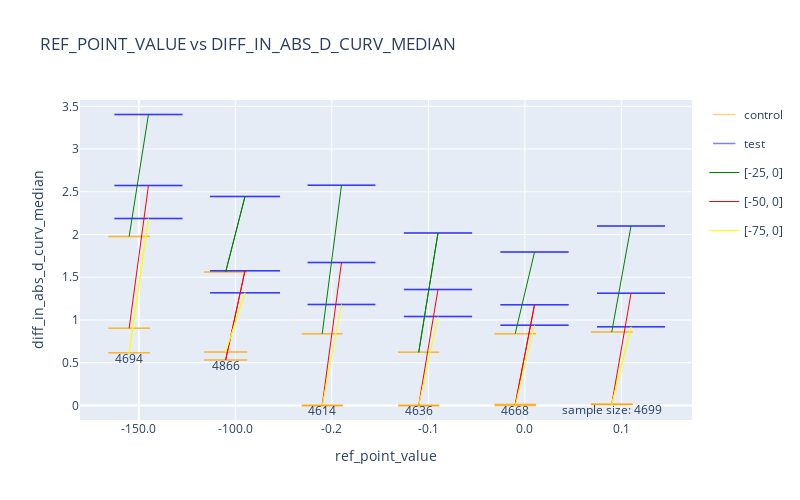

Here is the notebook cell this chart was saved with:
### Markdown cell above
#### normal

### Code cell
ps.plot_curv_in_overall_median_info()

### Figure 1 — Plotly figure (JSON) as saved in the notebook; plotly's stock layout.template omitted (floating-point values rounded to 4 significant figures)
{"data": [{"customdata": [["control", 4694, "[-25, 0]"], ["control", 4694, "[-25, 0]"], ["control", 4694, "[-50, 0]"], ["control", 4694, "[-50, 0]"], ["control", 4694, "[-75, 0]"], ["control", 4694, "[-75, 0]"], ["control", 4866, "[-25, 0]"], ["control", 4866, "[-25, 0]"], ["control", 4866, "[-50, 0]"], ["control", 4866, "[-50, 0]"], ["control", 4866, "[-75, 0]"], ["control", 4866, "[-75, 0]"], ["control", 4614, "[-25, 0]"], ["control", 4614, "[-25, 0]"], ["control", 4614, "[-50, 0]"], ["control", 4614, "[-50, 0]"], ["control", 4614, "[-75, 0]"], ["control", 4614, "[-75, 0]"], ["control", 4636, "[-25, 0]"], ["control", 4636, "[-25, 0]"], ["control", 4636, "[-50, 0]"], ["control", 4636, "[-50, 0]"], ["control", 4636, "[-75, 0]"], ["control", 4636, "[-75, 0]"], ["control", 4668, "[-25, 0]"], ["control", 4668, "[-25, 0]"], ["control", 4668, "[-50, 0]"], ["control", 4668, "[-50, 0]"], ["control", 4668, "[-75, 0]"], ["control", 4668, "[-75, 0]"], ["control", 4699, "[-25, 0]"], ["control", 4699, "[-25, 0]"], ["control", 4699, "[-50, 0]"], ["control", 4699, "[-50, 0]"], ["control", 4699, "[-75, 0]"], ["control", 4699, "[-75, 0]"], ["control", 4661, "[-25, 0]"], ["control", 4661, "[-25, 0]"], ["control", 4661, "[-50, 0]"], ["control", 4661, "[-50, 0]"], ["control", 4661, "[-75, 0]"], ["control", 4661, "[-75, 0]"]], "hovertemplate": "%{customdata[0]} <br>diff_in_abs_d_curv_median: %{y}<br>sample_size: %{customdata[1]:d}<br>curv_traj_window_before_stop: %{customdata[2]}<br><extra></extra>", "line": {"color": "orange", "width": 1.5}, "marker": {"color": "black", "line": {"width": 1.5}, "opacity": 0.5, "size": [29.7, 29.7, 29.7, 29.7, 29.7, 29.7, 30.79, 30.79, 30.79, 30.79, 30.79, 30.79, 29.19, 29.19, 29.19, 29.19, 29.19, 29.19, 29.33, 29.33, 29.33, 29.33, 29.33, 29.33, 29.53, 29.53, 29.53, 29.53, 29.53, 29.53, 29.73, 29.73, 29.73, 29.73, 29.73, 29.73, 29.49, 29.49, 29.49, 29.49, 29.49, 29.49], "symbol": "line-ew"}, "mode": "markers", "name": "control", "showlegend": true, "type": "scatter", "x": [-0.1, -0.1, -0.1, -0.1, -0.1, -0.1, 0.9, 0.9, 0.9, 0.9, 0.9, 0.9, 1.9, 1.9, 1.9, 1.9, 1.9, 1.9, 2.9, 2.9, 2.9, 2.9, 2.9, 2.9, 3.9, 3.9, 3.9, 3.9, 3.9, 3.9, 4.9, 4.9, 4.9, 4.9, 4.9, 4.9, NaN, NaN, NaN, NaN, NaN, NaN], "y": [1.978, 1.978, 0.904, 0.904, 0.6155, 0.6155, 1.562, 1.562, 0.5325, 0.5325, 0.6268, 0.6268, 0.8377, 0.8377, 0.0, 0.0, 0.0, 0.0, 0.6216, 0.6216, 0.0, 0.0, 0.0, 0.0, 0.8404, 0.8404, 0.01146, 0.01146, 0.0, 0.0, 0.8592, 0.8592, 0.01416, 0.01416, 0.01146, 0.01146, 1.141, 1.141, 0.3294, 0.3294, 0.01146, 0.01146]}, {"customdata": [["test", 7683, "[-25, 0]"], ["test", 7683, "[-25, 0]"], ["test", 7683, "[-50, 0]"], ["test", 7683, "[-50, 0]"], ["test", 7683, "[-75, 0]"], ["test", 7683, "[-75, 0]"], ["test", 7903, "[-25, 0]"], ["test", 7903, "[-25, 0]"], ["test", 7903, "[-50, 0]"], ["test", 7903, "[-50, 0]"], ["test", 7903, "[-75, 0]"], ["test", 7903, "[-75, 0]"], ["test", 7651, "[-25, 0]"], ["test", 7651, "[-25, 0]"], ["test", 7651, "[-50, 0]"], ["test", 7651, "[-50, 0]"], ["test", 7651, "[-75, 0]"], ["test", 7651, "[-75, 0]"], ["test", 7702, "[-25, 0]"], ["test", 7702, "[-25, 0]"], ["test", 7702, "[-50, 0]"], ["test", 7702, "[-50, 0]"], ["test", 7702, "[-75, 0]"], ["test", 7702, "[-75, 0]"], ["test", 7701, "[-25, 0]"], ["test", 7701, "[-25, 0]"], ["test", 7701, "[-50, 0]"], ["test", 7701, "[-50, 0]"], ["test", 7701, "[-75, 0]"], ["test", 7701, "[-75, 0]"], ["test", 7678, "[-25, 0]"], ["test", 7678, "[-25, 0]"], ["test", 7678, "[-50, 0]"], ["test", 7678, "[-50, 0]"], ["test", 7678, "[-75, 0]"], ["test", 7678, "[-75, 0]"], ["test", 7587, "[-25, 0]"], ["test", 7587, "[-25, 0]"], ["test", 7587, "[-50, 0]"], ["test", 7587, "[-50, 0]"], ["test", 7587, "[-75, 0]"], ["test", 7587, "[-75, 0]"]], "hovertemplate": "%{customdata[0]} <br>diff_in_abs_d_curv_median: %{y}<br>sample_size: %{customdata[1]:d}<br>curv_traj_window_before_stop: %{customdata[2]}<br><extra></extra>", "line": {"color": "blue", "width": 1.5}, "marker": {"color": "black", "line": {"width": 1.5}, "opacity": 0.5, "size": [48.61, 48.61, 48.61, 48.61, 48.61, 48.61, 50.0, 50.0, 50.0, 50.0, 50.0, 50.0, 48.41, 48.41, 48.41, 48.41, 48.41, 48.41, 48.73, 48.73, 48.73, 48.73, 48.73, 48.73, 48.72, 48.72, 48.72, 48.72, 48.72, 48.72, 48.58, 48.58, 48.58, 48.58, 48.58, 48.58, 48.0, 48.0, 48.0, 48.0, 48.0, 48.0], "symbol": "line-ew"}, "mode": "markers", "name": "test", "showlegend": true, "type": "scatter", "x": [0.1, 0.1, 0.1, 0.1, 0.1, 0.1, 1.1, 1.1, 1.1, 1.1, 1.1, 1.1, 2.1, 2.1, 2.1, 2.1, 2.1, 2.1, 3.1, 3.1, 3.1, 3.1, 3.1, 3.1, 4.1, 4.1, 4.1, 4.1, 4.1, 4.1, 5.1, 5.1, 5.1, 5.1, 5.1, 5.1, NaN, NaN, NaN, NaN, NaN, NaN], "y": [3.404, 3.404, 2.574, 2.574, 2.186, 2.186, 2.444, 2.444, 1.577, 1.577, 1.319, 1.319, 2.576, 2.576, 1.673, 1.673, 1.182, 1.182, 2.019, 2.019, 1.358, 1.358, 1.04, 1.04, 1.794, 1.794, 1.178, 1.178, 0.9374, 0.9374, 2.101, 2.101, 1.313, 1.313, 0.9198, 0.9198, 2.319, 2.319, 1.276, 1.276, 0.7431, 0.7431]}, {"customdata": [["control", 4694, "[-25, 0]"], ["test", 7683, "[-25, 0]"], ["control", 4694, "[-25, 0]"], ["test", 7683, "[-25, 0]"]], "hovertemplate": "%{customdata[0]} <br>diff_in_abs_d_curv_median: %{y}<br>sample_size: %{customdata[1]:d}<br>curv_traj_window_before_stop: %{customdata[2]}<br><extra></extra>", "legendgroup": "green", "line": {"color": "green", "dash": "solid", "width": 1}, "marker": {"color": "green", "opacity": 0.5, "size": 10, "symbol": "line-ew"}, "mode": "markers+lines", "name": "[-25, 0]", "showlegend": false, "type": "scatter", "x": [-0.1, 0.1, -0.1, 0.1], "y": [1.978, 3.404, 1.978, 3.404]}, {"customdata": [["test", 7683, "[-50, 0]"], ["control", 4694, "[-50, 0]"], ["test", 7683, "[-50, 0]"], ["control", 4694, "[-50, 0]"]], "hovertemplate": "%{customdata[0]} <br>diff_in_abs_d_curv_median: %{y}<br>sample_size: %{customdata[1]:d}<br>curv_traj_window_before_stop: %{customdata[2]}<br><extra></extra>", "legendgroup": "red", "line": {"color": "red", "dash": "solid", "width": 1}, "marker": {"color": "red", "opacity": 0.5, "size": 10, "symbol": "line-ew"}, "mode": "markers+lines", "name": "[-50, 0]", "showlegend": false, "type": "scatter", "x": [0.1, -0.1, 0.1, -0.1], "y": [2.574, 0.904, 2.574, 0.904]}, {"customdata": [["control", 4694, "[-75, 0]"], ["test", 7683, "[-75, 0]"], ["test", 7683, "[-75, 0]"], ["control", 4694, "[-75, 0]"]], "hovertemplate": "%{customdata[0]} <br>diff_in_abs_d_curv_median: %{y}<br>sample_size: %{customdata[1]:d}<br>curv_traj_window_before_stop: %{customdata[2]}<br><extra></extra>", "legendgroup": "yellow", "line": {"color": "yellow", "dash": "solid", "width": 1}, "marker": {"color": "yellow", "opacity": 0.5, "size": 10, "symbol": "line-ew"}, "mode": "markers+lines", "name": "[-75, 0]", "showlegend": false, "type": "scatter", "x": [-0.1, 0.1, 0.1, -0.1], "y": [0.6155, 2.186, 2.186, 0.6155]}, {"customdata": [["test", 7903, "[-25, 0]"], ["control", 4866, "[-25, 0]"], ["control", 4866, "[-25, 0]"], ["test", 7903, "[-25, 0]"]], "hovertemplate": "%{customdata[0]} <br>diff_in_abs_d_curv_median: %{y}<br>sample_size: %{customdata[1]:d}<br>curv_traj_window_before_stop: %{customdata[2]}<br><extra></extra>", "legendgroup": "green", "line": {"color": "green", "dash": "solid", "width": 1}, "marker": {"color": "green", "opacity": 0.5, "size": 10, "symbol": "line-ew"}, "mode": "markers+lines", "name": "[-25, 0]", "showlegend": false, "type": "scatter", "x": [1.1, 0.9, 0.9, 1.1], "y": [2.444, 1.562, 1.562, 2.444]}, {"customdata": [["test", 7903, "[-50, 0]"], ["control", 4866, "[-50, 0]"], ["control", 4866, "[-50, 0]"], ["test", 7903, "[-50, 0]"]], "hovertemplate": "%{customdata[0]} <br>diff_in_abs_d_curv_median: %{y}<br>sample_size: %{customdata[1]:d}<br>curv_traj_window_before_stop: %{customdata[2]}<br><extra></extra>", "legendgroup": "red", "line": {"color": "red", "dash": "solid", "width": 1}, "marker": {"color": "red", "opacity": 0.5, "size": 10, "symbol": "line-ew"}, "mode": "markers+lines", "name": "[-50, 0]", "showlegend": false, "type": "scatter", "x": [1.1, 0.9, 0.9, 1.1], "y": [1.577, 0.5325, 0.5325, 1.577]}, {"customdata": [["control", 4866, "[-75, 0]"], ["test", 7903, "[-75, 0]"], ["test", 7903, "[-75, 0]"], ["control", 4866, "[-75, 0]"]], "hovertemplate": "%{customdata[0]} <br>diff_in_abs_d_curv_median: %{y}<br>sample_size: %{customdata[1]:d}<br>curv_traj_window_before_stop: %{customdata[2]}<br><extra></extra>", "legendgroup": "yellow", "line": {"color": "yellow", "dash": "solid", "width": 1}, "marker": {"color": "yellow", "opacity": 0.5, "size": 10, "symbol": "line-ew"}, "mode": "markers+lines", "name": "[-75, 0]", "showlegend": false, "type": "scatter", "x": [0.9, 1.1, 1.1, 0.9], "y": [0.6268, 1.319, 1.319, 0.6268]}, {"customdata": [["control", 4614, "[-25, 0]"], ["control", 4614, "[-25, 0]"], ["test", 7651, "[-25, 0]"], ["test", 7651, "[-25, 0]"]], "hovertemplate": "%{customdata[0]} <br>diff_in_abs_d_curv_median: %{y}<br>sample_size: %{customdata[1]:d}<br>curv_traj_window_before_stop: %{customdata[2]}<br><extra></extra>", "legendgroup": "green", "line": {"color": "green", "dash": "solid", "width": 1}, "marker": {"color": "green", "opacity": 0.5, "size": 10, "symbol": "line-ew"}, "mode": "markers+lines", "name": "[-25, 0]", "showlegend": false, "type": "scatter", "x": [1.9, 1.9, 2.1, 2.1], "y": [0.8377, 0.8377, 2.576, 2.576]}, {"customdata": [["control", 4614, "[-50, 0]"], ["test", 7651, "[-50, 0]"], ["control", 4614, "[-50, 0]"], ["test", 7651, "[-50, 0]"]], "hovertemplate": "%{customdata[0]} <br>diff_in_abs_d_curv_median: %{y}<br>sample_size: %{customdata[1]:d}<br>curv_traj_window_before_stop: %{customdata[2]}<br><extra></extra>", "legendgroup": "red", "line": {"color": "red", "dash": "solid", "width": 1}, "marker": {"color": "red", "opacity": 0.5, "size": 10, "symbol": "line-ew"}, "mode": "markers+lines", "name": "[-50, 0]", "showlegend": false, "type": "scatter", "x": [1.9, 2.1, 1.9, 2.1], "y": [0.0, 1.673, 0.0, 1.673]}, {"customdata": [["test", 7651, "[-75, 0]"], ["control", 4614, "[-75, 0]"], ["test", 7651, "[-75, 0]"], ["control", 4614, "[-75, 0]"]], "hovertemplate": "%{customdata[0]} <br>diff_in_abs_d_curv_median: %{y}<br>sample_size: %{customdata[1]:d}<br>curv_traj_window_before_stop: %{customdata[2]}<br><extra></extra>", "legendgroup": "yellow", "line": {"color": "yellow", "dash": "solid", "width": 1}, "marker": {"color": "yellow", "opacity": 0.5, "size": 10, "symbol": "line-ew"}, "mode": "markers+lines", "name": "[-75, 0]", "showlegend": false, "type": "scatter", "x": [2.1, 1.9, 2.1, 1.9], "y": [1.182, 0.0, 1.182, 0.0]}, {"customdata": [["test", 7702, "[-25, 0]"], ["control", 4636, "[-25, 0]"], ["control", 4636, "[-25, 0]"], ["test", 7702, "[-25, 0]"]], "hovertemplate": "%{customdata[0]} <br>diff_in_abs_d_curv_median: %{y}<br>sample_size: %{customdata[1]:d}<br>curv_traj_window_before_stop: %{customdata[2]}<br><extra></extra>", "legendgroup": "green", "line": {"color": "green", "dash": "solid", "width": 1}, "marker": {"color": "green", "opacity": 0.5, "size": 10, "symbol": "line-ew"}, "mode": "markers+lines", "name": "[-25, 0]", "showlegend": false, "type": "scatter", "x": [3.1, 2.9, 2.9, 3.1], "y": [2.019, 0.6216, 0.6216, 2.019]}, {"customdata": [["test", 7702, "[-50, 0]"], ["control", 4636, "[-50, 0]"], ["test", 7702, "[-50, 0]"], ["control", 4636, "[-50, 0]"]], "hovertemplate": "%{customdata[0]} <br>diff_in_abs_d_curv_median: %{y}<br>sample_size: %{customdata[1]:d}<br>curv_traj_window_before_stop: %{customdata[2]}<br><extra></extra>", "legendgroup": "red", "line": {"color": "red", "dash": "solid", "width": 1}, "marker": {"color": "red", "opacity": 0.5, "size": 10, "symbol": "line-ew"}, "mode": "markers+lines", "name": "[-50, 0]", "showlegend": false, "type": "scatter", "x": [3.1, 2.9, 3.1, 2.9], "y": [1.358, 0.0, 1.358, 0.0]}, {"customdata": [["control", 4636, "[-75, 0]"], ["test", 7702, "[-75, 0]"], ["control", 4636, "[-75, 0]"], ["test", 7702, "[-75, 0]"]], "hovertemplate": "%{customdata[0]} <br>diff_in_abs_d_curv_median: %{y}<br>sample_size: %{customdata[1]:d}<br>curv_traj_window_before_stop: %{customdata[2]}<br><extra></extra>", "legendgroup": "yellow", "line": {"color": "yellow", "dash": "solid", "width": 1}, "marker": {"color": "yellow", "opacity": 0.5, "size": 10, "symbol": "line-ew"}, "mode": "markers+lines", "name": "[-75, 0]", "showlegend": false, "type": "scatter", "x": [2.9, 3.1, 2.9, 3.1], "y": [0.0, 1.04, 0.0, 1.04]}, {"customdata": [["control", 4668, "[-25, 0]"], ["test", 7701, "[-25, 0]"], ["control", 4668, "[-25, 0]"], ["test", 7701, "[-25, 0]"]], "hovertemplate": "%{customdata[0]} <br>diff_in_abs_d_curv_median: %{y}<br>sample_size: %{customdata[1]:d}<br>curv_traj_window_before_stop: %{customdata[2]}<br><extra></extra>", "legendgroup": "green", "line": {"color": "green", "dash": "solid", "width": 1}, "marker": {"color": "green", "opacity": 0.5, "size": 10, "symbol": "line-ew"}, "mode": "markers+lines", "name": "[-25, 0]", "showlegend": false, "type": "scatter", "x": [3.9, 4.1, 3.9, 4.1], "y": [0.8404, 1.794, 0.8404, 1.794]}, {"customdata": [["test", 7701, "[-50, 0]"], ["control", 4668, "[-50, 0]"], ["control", 4668, "[-50, 0]"], ["test", 7701, "[-50, 0]"]], "hovertemplate": "%{customdata[0]} <br>diff_in_abs_d_curv_median: %{y}<br>sample_size: %{customdata[1]:d}<br>curv_traj_window_before_stop: %{customdata[2]}<br><extra></extra>", "legendgroup": "red", "line": {"color": "red", "dash": "solid", "width": 1}, "marker": {"color": "red", "opacity": 0.5, "size": 10, "symbol": "line-ew"}, "mode": "markers+lines", "name": "[-50, 0]", "showlegend": false, "type": "scatter", "x": [4.1, 3.9, 3.9, 4.1], "y": [1.178, 0.01146, 0.01146, 1.178]}, {"customdata": [["test", 7701, "[-75, 0]"], ["test", 7701, "[-75, 0]"], ["control", 4668, "[-75, 0]"], ["control", 4668, "[-75, 0]"]], "hovertemplate": "%{customdata[0]} <br>diff_in_abs_d_curv_median: %{y}<br>sample_size: %{customdata[1]:d}<br>curv_traj_window_before_stop: %{customdata[2]}<br><extra></extra>", "legendgroup": "yellow", "line": {"color": "yellow", "dash": "solid", "width": 1}, "marker": {"color": "yellow", "opacity": 0.5, "size": 10, "symbol": "line-ew"}, "mode": "markers+lines", "name": "[-75, 0]", "showlegend": false, "type": "scatter", "x": [4.1, 4.1, 3.9, 3.9], "y": [0.9374, 0.9374, 0.0, 0.0]}, {"customdata": [["test", 7678, "[-25, 0]"], ["test", 7678, "[-25, 0]"], ["control", 4699, "[-25, 0]"], ["control", 4699, "[-25, 0]"]], "hovertemplate": "%{customdata[0]} <br>diff_in_abs_d_curv_median: %{y}<br>sample_size: %{customdata[1]:d}<br>curv_traj_window_before_stop: %{customdata[2]}<br><extra></extra>", "legendgroup": "green", "line": {"color": "green", "dash": "solid", "width": 1}, "marker": {"color": "green", "opacity": 0.5, "size": 10, "symbol": "line-ew"}, "mode": "markers+lines", "name": "[-25, 0]", "showlegend": false, "type": "scatter", "x": [5.1, 5.1, 4.9, 4.9], "y": [2.101, 2.101, 0.8592, 0.8592]}, {"customdata": [["test", 7678, "[-50, 0]"], ["control", 4699, "[-50, 0]"], ["test", 7678, "[-50, 0]"], ["control", 4699, "[-50, 0]"]], "hovertemplate": "%{customdata[0]} <br>diff_in_abs_d_curv_median: %{y}<br>sample_size: %{customdata[1]:d}<br>curv_traj_window_before_stop: %{customdata[2]}<br><extra></extra>", "legendgroup": "red", "line": {"color": "red", "dash": "solid", "width": 1}, "marker": {"color": "red", "opacity": 0.5, "size": 10, "symbol": "line-ew"}, "mode": "markers+lines", "name": "[-50, 0]", "showlegend": false, "type": "scatter", "x": [5.1, 4.9, 5.1, 4.9], "y": [1.313, 0.01416, 1.313, 0.01416]}, {"customdata": [["control", 4699, "[-75, 0]"], ["test", 7678, "[-75, 0]"], ["test", 7678, "[-75, 0]"], ["control", 4699, "[-75, 0]"]], "hovertemplate": "%{customdata[0]} <br>diff_in_abs_d_curv_median: %{y}<br>sample_size: %{customdata[1]:d}<br>curv_traj_window_before_stop: %{customdata[2]}<br><extra></extra>", "legendgroup": "yellow", "line": {"color": "yellow", "dash": "solid", "width": 1}, "marker": {"color": "yellow", "opacity": 0.5, "size": 10, "symbol": "line-ew"}, "mode": "markers+lines", "name": "[-75, 0]", "showlegend": false, "type": "scatter", "x": [4.9, 5.1, 5.1, 4.9], "y": [0.01146, 0.9198, 0.9198, 0.01146]}, {"customdata": [["control", 4661, "[-25, 0]"], ["control", 4661, "[-25, 0]"], ["test", 7587, "[-25, 0]"], ["test", 7587, "[-25, 0]"]], "hovertemplate": "%{customdata[0]} <br>diff_in_abs_d_curv_median: %{y}<br>sample_size: %{customdata[1]:d}<br>curv_traj_window_before_stop: %{customdata[2]}<br><extra></extra>", "legendgroup": "green", "line": {"color": "green", "dash": "solid", "width": 1}, "marker": {"color": "green", "opacity": 0.5, "size": 10, "symbol": "line-ew"}, "mode": "markers+lines", "name": "[-25, 0]", "showlegend": false, "type": "scatter", "x": [NaN, NaN, NaN, NaN], "y": [1.141, 1.141, 2.319, 2.319]}, {"customdata": [["control", 4661, "[-50, 0]"], ["control", 4661, "[-50, 0]"], ["test", 7587, "[-50, 0]"], ["test", 7587, "[-50, 0]"]], "hovertemplate": "%{customdata[0]} <br>diff_in_abs_d_curv_median: %{y}<br>sample_size: %{customdata[1]:d}<br>curv_traj_window_before_stop: %{customdata[2]}<br><extra></extra>", "legendgroup": "red", "line": {"color": "red", "dash": "solid", "width": 1}, "marker": {"color": "red", "opacity": 0.5, "size": 10, "symbol": "line-ew"}, "mode": "markers+lines", "name": "[-50, 0]", "showlegend": false, "type": "scatter", "x": [NaN, NaN, NaN, NaN], "y": [0.3294, 0.3294, 1.276, 1.276]}, {"customdata": [["test", 7587, "[-75, 0]"], ["test", 7587, "[-75, 0]"], ["control", 4661, "[-75, 0]"], ["control", 4661, "[-75, 0]"]], "hovertemplate": "%{customdata[0]} <br>diff_in_abs_d_curv_median: %{y}<br>sample_size: %{customdata[1]:d}<br>curv_traj_window_before_stop: %{customdata[2]}<br><extra></extra>", "legendgroup": "yellow", "line": {"color": "yellow", "dash": "solid", "width": 1}, "marker": {"color": "yellow", "opacity": 0.5, "size": 10, "symbol": "line-ew"}, "mode": "markers+lines", "name": "[-75, 0]", "showlegend": false, "type": "scatter", "x": [NaN, NaN, NaN, NaN], "y": [0.7431, 0.7431, 0.01146, 0.01146]}, {"legendgroup": "green", "line": {"color": "green", "dash": "solid", "width": 1}, "mode": "lines", "name": "[-25, 0]", "showlegend": true, "type": "scatter", "visible": true, "x": [0, 0], "y": [0, 0]}, {"legendgroup": "red", "line": {"color": "red", "dash": "solid", "width": 1}, "mode": "lines", "name": "[-50, 0]", "showlegend": true, "type": "scatter", "visible": true, "x": [0, 0], "y": [0, 0]}, {"legendgroup": "yellow", "line": {"color": "yellow", "dash": "solid", "width": 1}, "mode": "lines", "name": "[-75, 0]", "showlegend": true, "type": "scatter", "visible": true, "x": [0, 0], "y": [0, 0]}, {"hoverinfo": "skip", "mode": "text", "showlegend": false, "text": ["4694"], "textposition": "bottom center", "type": "scatter", "x": [-0.1], "y": [0.6055]}, {"hoverinfo": "skip", "mode": "text", "showlegend": false, "text": ["4866"], "textposition": "bottom center", "type": "scatter", "x": [0.9], "y": [0.5225]}, {"hoverinfo": "skip", "mode": "text", "showlegend": false, "text": ["4614"], "textposition": "bottom center", "type": "scatter", "x": [1.9], "y": [-0.01]}, {"hoverinfo": "skip", "mode": "text", "showlegend": false, "text": ["4636"], "textposition": "bottom center", "type": "scatter", "x": [2.9], "y": [-0.01]}, {"hoverinfo": "skip", "mode": "text", "showlegend": false, "text": ["4668"], "textposition": "bottom center", "type": "scatter", "x": [3.9], "y": [-0.01]}, {"hoverinfo": "skip", "mode": "text", "showlegend": false, "text": ["sample size: 4699"], "textposition": "bottom center", "type": "scatter", "x": [4.9], "y": [0.001459]}], "layout": {"height": 500, "title": {"text": "REF_POINT_VALUE vs DIFF_IN_ABS_D_CURV_MEDIAN"}, "width": 800, "xaxis": {"ticktext": ["-150.0", "-100.0", "-0.2", "-0.1", "0.0", "0.1"], "tickvals": [0, 1, 2, 3, 4, 5], "title": {"text": "ref_point_value"}}, "yaxis": {"range": [-0.1702, 3.574], "title": {"text": "diff_in_abs_d_curv_median"}}}}
